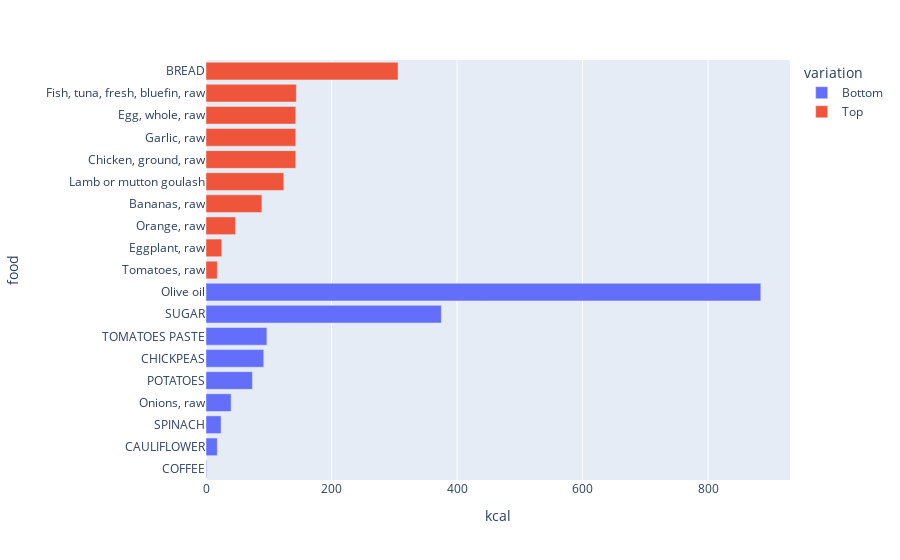

This figure's notebook cell:
### Code cell
fig4 = px.bar(joined_info_food_2, x='kcal', y='food', color='variation')
fig4.write_image("images/fig4.jpeg")
fig4.show()

### Figure 1 — Plotly figure (JSON) as saved in the notebook; plotly's stock layout.template omitted (floating-point values rounded to 4 significant figures)
{"data": [{"alignmentgroup": "True", "hovertemplate": "variation=Bottom<br>kcal=%{x}<br>food=%{y}<extra></extra>", "legendgroup": "Bottom", "marker": {"color": "#636efa", "pattern": {"shape": ""}}, "name": "Bottom", "offsetgroup": "Bottom", "orientation": "h", "showlegend": true, "textposition": "auto", "type": "bar", "x": [1, 18, 24, 40, 74, 92, 97, 375, 884], "xaxis": "x", "y": ["   COFFEE", "   CAULIFLOWER", "   SPINACH", "   Onions, raw", "   POTATOES", "   CHICKPEAS", "   TOMATOES PASTE", "   SUGAR", "   Olive oil"], "yaxis": "y"}, {"alignmentgroup": "True", "hovertemplate": "variation=Top<br>kcal=%{x}<br>food=%{y}<extra></extra>", "legendgroup": "Top", "marker": {"color": "#EF553B", "pattern": {"shape": ""}}, "name": "Top", "offsetgroup": "Top", "orientation": "h", "showlegend": true, "textposition": "auto", "type": "bar", "x": [18, 25, 47, 89, 124, 143, 143, 143, 144, 306], "xaxis": "x", "y": ["   Tomatoes, raw", "   Eggplant, raw", "   Orange, raw", "   Bananas, raw", "   Lamb or mutton goulash", "   Chicken, ground, raw", "   Garlic, raw", "   Egg, whole, raw", "   Fish, tuna, fresh, bluefin, raw", "   BREAD"], "yaxis": "y"}], "layout": {"barmode": "relative", "legend": {"title": {"text": "variation"}, "tracegroupgap": 0}, "margin": {"t": 60}, "xaxis": {"anchor": "y", "domain": [0, 1], "title": {"text": "kcal"}}, "yaxis": {"anchor": "x", "domain": [0, 1], "title": {"text": "food"}}}}
